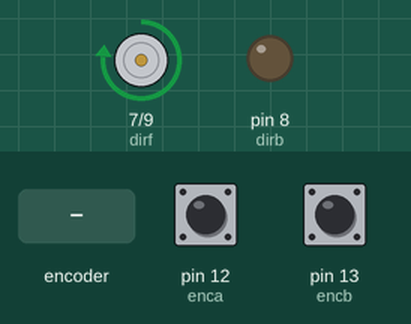
This sketch was run on a simulated Arduino Uno, built with avr-gcc and run on an emulated ATmega328P. Shown: direction and speed pins drawn as motors (green arrow = direction pin HIGH = forward, orange = LOW = backward, longer = more drive), output pins drawn as LEDs (lit = HIGH). The test bench sets the inputs (shaded band); at power-on: pin 12 (enca) HIGH, pin 13 (encb) HIGH. What the sketch prints to the serial monitor is not drawn.

Above: at 1.2 s.
1.3 s: rotary encoder on pin 12 (enca) / pin 13 (encb) turned 3 steps (first pin leading)
Timing chart, 0 to 4.3 s (numbered marks = the images above; inputs shaded):
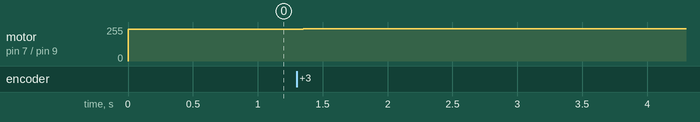

Measured:
- after the input at 1.3 s, motor on pin 7 (dirf) / pin 9 (pwmpin): forward 240/255 → forward 241/255 after 0.05 s, → forward 242/255 0.20 s later, → forward 243/255 0.20 s later

The sketch:

pid2.ino
```cpp
int pwmpin=9;
int dirf=7;
int dirb=8;
int enca=12;
int encb=13;
int lenca;
int cenca;//current enc A
int cencb;//current enc B
volatile long int enccount=0;
int target=200;
int error;
int prerror;
float kp=1.2;
int kd;
int k=1;
float speed_bot;


void setup()
{
  Serial.begin(9600);
  pinMode(pwmpin,OUTPUT);
  pinMode(dirf,OUTPUT);
  pinMode(dirb,OUTPUT);
  pinMode(enca,INPUT);
  pinMode(encb,INPUT);
  lenca=digitalRead(enca);

}

void loop()
{
    cenca = digitalRead(enca);
    cencb = digitalRead(encb);
     //pid();

    if(lenca != cenca && cenca == 1)
    {
        if(digitalRead(encb) != cenca)//anti-clockwise
        {
           enccount--;
          //  Serial.write("CCW");

        }

       else//clockwise
        {
            enccount++;
            // Serial.write("CW");
        }
    }

    lenca=cenca;


 error=target-enccount;
  speed_bot=error*kp ;
  if(speed_bot>255)
  {
    speed_bot=255;
  }
  if(error>0)
  {
    digitalWrite(dirf,HIGH);
    digitalWrite(dirb,LOW);
  }
  else if(error<0)
  {
    digitalWrite(dirb,HIGH);
    digitalWrite(dirf,LOW);
  }
  if(speed_bot<=100)
  {
    k=0;
    analogWrite(pwmpin,0);
    digitalWrite(dirb,LOW);
    digitalWrite(dirf,LOW);

  }
  if(speed_bot!=0 && k==1)
  {
  analogWrite(pwmpin,abs(speed_bot));

  }

  if(speed_bot==0)
  {

    analogWrite(pwmpin,0);
    digitalWrite(dirb,LOW);
    digitalWrite(dirf,LOW);


  }

  Serial.print(enccount);
  Serial.print("\t");
  Serial.print(error);
  Serial.print("\t");
  Serial.print(speed_bot);
  Serial.print("\n");

}
```
